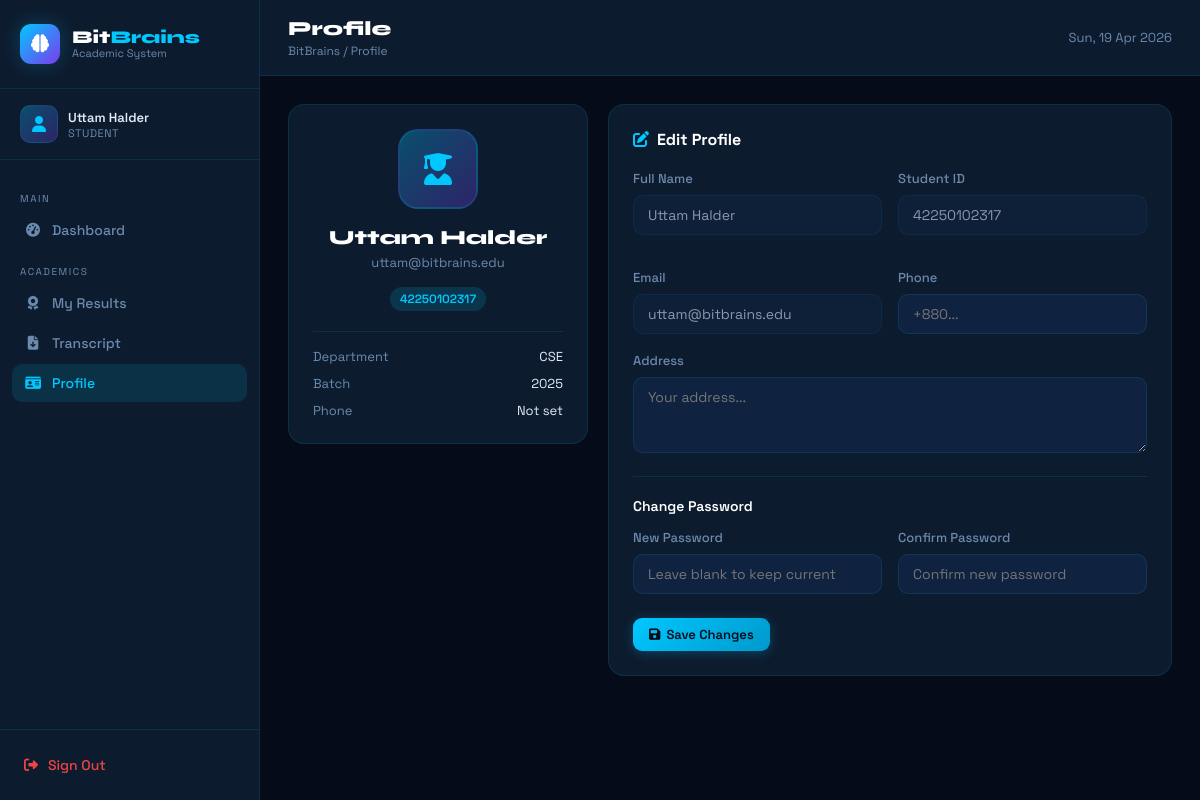
/student/profile.php (signed in), run on the app's committed database.
### tables this page shows
CREATE TABLE students (
    id INT AUTO_INCREMENT PRIMARY KEY,
    user_id INT NOT NULL,
    student_id VARCHAR(20) UNIQUE NOT NULL,
    department VARCHAR(100),
    batch VARCHAR(20),
    session VARCHAR(20),
    phone VARCHAR(20),
    address TEXT,
    profile_image VARCHAR(255) DEFAULT NULL,
    FOREIGN KEY (user_id) REFERENCES users(id) ON DELETE CASCADE
);

CREATE TABLE users (
    id INT AUTO_INCREMENT PRIMARY KEY,
    name VARCHAR(100) NOT NULL,
    email VARCHAR(100) UNIQUE NOT NULL,
    password VARCHAR(255) NOT NULL,
    role ENUM('admin', 'student') NOT NULL DEFAULT 'student',
    created_at TIMESTAMP DEFAULT CURRENT_TIMESTAMP
);

### student/profile.php (the view, shortened to what this page needs)
<?php
require_once '../config/db.php';
$uid     = $_SESSION['user_id'];
$student = $conn->query("SELECT s.*, u.name, u.email FROM students s JOIN users u ON s.user_id=u.id WHERE u.id=$uid")->fetch_assoc();
include '../includes/header.php';
?>
<div class="section-grid" style="grid-template-columns:300px 1fr; align-items:start;">
  <div class="form-card" style="text-align:center;">
    <div style="width:80px; height:80px; background:linear-gradient(135deg, rgba(0,200,255,0.3), rgba(124,58,237,0.3)); border:2px solid var(--border); border-radius:20px; display:flex; align-items:center; justify-content:center; font-size:32px; color:var(--accent); margin:0 auto 16px;">
      <i class="fas fa-user-graduate"></i>
    </div>
    <div style="font-family:'Syne',sans-serif; font-size:20px; font-weight:800; color:#fff;"><?=htmlspecialchars($student['name'])?></div>
    <div style="color:var(--muted); font-size:13px; margin-top:4px;"><?=htmlspecialchars($student['email'])?></div>
    <div style="margin-top:16px;">
      <span class="badge badge-cyan"><?=$student['student_id']?></span>
    </div>
    <div style="margin-top:20px; border-top:1px solid var(--border); padding-top:16px;">
      <div style="display:flex; justify-content:space-between; margin-bottom:10px; font-size:13px;">
        <span style="color:var(--muted);">Department</span>
        <span><?=$student['department']?></span>
      </div>
      <div style="display:flex; justify-content:space-between; margin-bottom:10px; font-size:13px;">
        <span style="color:var(--muted);">Batch</span>
        <span><?=$student['batch']?></span>
      </div>
      <div style="display:flex; justify-content:space-between; font-size:13px;">
        <span style="color:var(--muted);">Phone</span>
        <span><?=$student['phone'] ?: 'Not set'?></span>
      </div>
    </div>
  </div>
  <div class="form-card">
    <div style="font-weight:700; font-size:16px; color:#fff; margin-bottom:20px;"><i class="fas fa-pen-to-square" style="color:var(--accent); margin-right:8px;"></i>Edit Profile</div>
    <form method="POST">
      <div style="display:grid; grid-template-columns:1fr 1fr; gap:16px;">
        <div class="form-group">
          <label class="form-label">Full Name</label>
          <input type="text" class="form-control" value="<?=htmlspecialchars($student['name'])?>" disabled style="opacity:0.6;">
        </div>
        <div class="form-group">
          <label class="form-label">Student ID</label>
          <input type="text" class="form-control" value="<?=$student['student_id']?>" disabled style="opacity:0.6;">
        </div>
        <div class="form-group">
          <label class="form-label">Email</label>
          <input type="email" class="form-control" value="<?=htmlspecialchars($student['email'])?>" disabled style="opacity:0.6;">
        </div>
        <div class="form-group">
          <label class="form-label">Phone</label>
          <input type="text" name="phone" class="form-control" value="<?=htmlspecialchars($student['phone']??'')?>" placeholder="+880...">
        </div>
      </div>
      <div class="form-group">
        <label class="form-label">Address</label>
        <textarea name="address" class="form-control" rows="3" placeholder="Your address..."><?=htmlspecialchars($student['address']??'')?></textarea>
      </div>
      <div style="border-top:1px solid var(--border); padding-top:20px; margin-top:8px;">
        <div style="font-size:14px; font-weight:600; color:#fff; margin-bottom:14px;">Change Password</div>
        <div style="display:grid; grid-template-columns:1fr 1fr; gap:16px;">
          <div class="form-group">
            <label class="form-label">New Password</label>
            <input type="password" name="new_password" class="form-control" placeholder="Leave blank to keep current">
          </div>
          <div class="form-group">
            <label class="form-label">Confirm Password</label>
            <input type="password" class="form-control" placeholder="Confirm new password">
          </div>
        </div>
      </div>
      <button type="submit" class="btn btn-primary" style="margin-top:6px;">
        <i class="fas fa-floppy-disk"></i> Save Changes
      </button>
    </form>
  </div>
</div>
<?php include '../includes/footer.php'; ?>

### includes/header.php (style rules this page uses)
:root { --bg: #050b18; --surface: #0d1b2e; --card: #0f2240; --card2: #0a1a35; --border: rgba(0,200,255,0.12); --accent: #00c8ff; --accent2: #7c3aed; --green: #10b981; --yellow: #f59e0b; --red: #ef4444; --text: #e2eaf8; --muted: #6b8aad; --sidebar-w: 260px; }
* { margin:0; padding:0; box-sizing:border-box; }
body { background: var(--bg); font-family: 'Space Grotesk', sans-serif; color: var(--text); display: flex; min-height: 100vh; }
.badge { padding: 4px 10px; border-radius: 20px; font-size: 12px; font-weight: 600; display: inline-block; }
.badge-cyan { background: rgba(0,200,255,0.15); color: var(--accent); }
.btn { padding: 8px 16px; border-radius: 9px; font-size: 13px; font-weight: 600; cursor: pointer; border: none; font-family: 'Space Grotesk', sans-serif; display: inline-flex; align-items: center; gap: 6px; text-decoration: none; transition: all 0.2s; }
.btn-primary { background: linear-gradient(135deg, var(--accent), #0099cc); color: #050b18; box-shadow: 0 2px 12px rgba(0,200,255,0.25); }
.section-grid { display: grid; grid-template-columns: 1fr 1fr; gap: 20px; }
.form-card { background: var(--surface); border: 1px solid var(--border); border-radius: 16px; padding: 24px; }
.form-group { margin-bottom: 18px; }
.form-label { font-size: 13px; color: var(--muted); margin-bottom: 8px; display: block; font-weight: 500; }
.form-control { width: 100%; padding: 10px 14px; background: var(--card); border: 1px solid var(--border); border-radius: 10px; color: var(--text); font-size: 14px; font-family: 'Space Grotesk', sans-serif; outline: none; transition: all 0.2s; }

### data on the page
students: user.name "Uttam Halder", user.email "uttam@bitbrains.edu", student "42250102317", department "CSE", batch "2025", phone "Not set"

### other printed values
$_SESSION['user_name'] "Uttam Halder"
$_SESSION['user_role'] "STUDENT"
$pageTitle "Profile"
